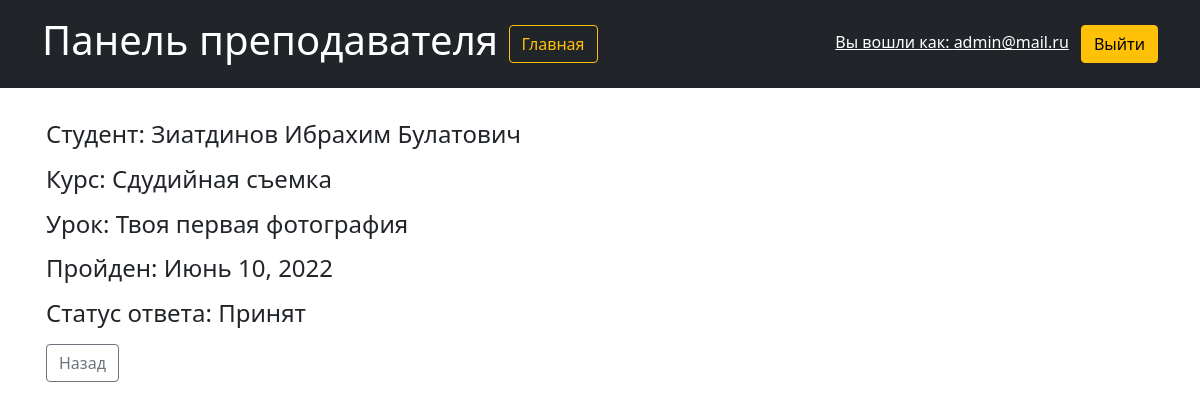
The page /teacher_panel/check_users/1/2/tk/2 (signed in) on the database its author committed.
### users/models.py (models this page shows, shortened)
class User(AbstractUser):
    username = models.CharField(max_length=150, verbose_name='Логин')
    email = models.EmailField(unique=True, blank=True, verbose_name='Электронный адрес')
    patronymic = models.CharField("Отчество", max_length=150)
    first_name = models.CharField("Имя", max_length=150)
    last_name = models.CharField("Фамилия", max_length=150)
    REQUIRED_FIELDS = []
    USERNAME_FIELD = 'email'
    objects = NoUsernameUserManager()

### content/models.py (models this page shows, shortened)
class Course(models.Model):
    name = models.CharField(max_length=100, verbose_name='Наименование')
    photo = models.ImageField(upload_to="course_photo", blank=True)
    description = models.TextField(max_length=1000, blank=True, verbose_name='Описание')
    owner = models.ForeignKey(User, on_delete=models.CASCADE)
    is_draft = models.BooleanField(default=False, blank=True, verbose_name='Отметить как черновик')
    tab_index = models.IntegerField(default=0)

class Lesson(models.Model):
    name = models.CharField(max_length=100, verbose_name='Наименование')
    description = models.TextField(max_length=1000, blank=True, verbose_name='Описание')
    module_id = models.ForeignKey(Module, on_delete=models.CASCADE)
    created = models.DateField(auto_now_add=True)
    stop_lesson = models.BooleanField(default=False)
    tab_index = models.IntegerField(default=0)
    content_type = models.CharField(max_length=2, choices=[('ts', 'test'), ('lc', 'lecture'), ('vd', 'video'), ('tk', 'task')])
    is_draft = models.BooleanField(default=False, verbose_name='Отметить как черновик')
    class Meta:
        abstract = True

class Task(Lesson):
    text = models.TextField()
    response_is_file = models.BooleanField(default=False)

### stud_process/models.py (models this page shows)
class CompletedLessons(models.Model):
    user = models.ForeignKey(User, on_delete=models.CASCADE, verbose_name='Пользователь')
    lesson_type = models.CharField(max_length=2, choices=[('ts', 'test'), ('lc', 'lecture'), ('vd', 'video'), ('tk', 'task')], verbose_name='Тип урока')
    lesson_id = models.IntegerField(verbose_name='ID Урока')
    date = models.DateField(auto_now_add=True, verbose_name='Дата выполнения')

### teacher_panel/views.py (the view)
def check_users_details_lesson(request, user_id, course_id, lesson_type, lesson_id):
    lesson = content_types[lesson_type].objects.get(pk=lesson_id)
    user = User.objects.get(pk=user_id)
    course = Course.objects.get(pk=course_id)
    complete_lesson = CompletedLessons.objects.filter(user=user, lesson_type=lesson_type, lesson_id=lesson_id)
    if complete_lesson:
        complete_lesson = complete_lesson[0]
    else:
        complete_lesson = None
    task_solution = None
    test_result = None
    if lesson_type == 'ts':
        test_result = TestResult.objects.filter(user=user, test=lesson)
        if test_result:
            test_result = test_result[0]
        else:
            test_result = None
    elif lesson_type == 'tk':
        task_solution = TaskSolutions.objects.filter(user=user, task=lesson)
        if task_solution:
            task_solution = task_solution[0]
        else:
            task_solution = None
    return render(request, 'teacher_panel/cu_lesson_details.html',
                  {'user': user, 'course': course, 'lesson': lesson, 'complete_lesson': complete_lesson, 'task_solution': task_solution, 'test_result': test_result})

### teacher_panel/templates/teacher_panel/cu_lesson_details.html (shortened to what this page needs)
{% extends 'teacher_panel/base_teacher_panel.html' %}
{% block content %}
    <p>
        <h4>
        <label for="id_owner">
                Студент:
        </label>
        <label  id="id_owner">
            {{ user.last_name }} {{ user.first_name }} {{ user.patronymic }}
        </label>
        </h4>
    </p>
    <p>
        <h4>
        <label for="course">Курс:</label>
        <label  id="course">
            {{ course.name }}
        </label>
        </h4>
    </p>
    <p>
        <h4>
        <label for="lesson">Урок:</label>
        <label  id="lesson">
            {{ lesson.name }}
        </label>
        </h4>
    </p>
    <p>
        <h4>
        <label for="is_passed">Пройден:</label>
        <label  id="is_passed">
            {% if complete_lesson %}
                {{ complete_lesson.date }}
            {% else %}
                нет
            {% endif %}
        </label>
        </h4>
    </p>
    {% if task_solution %}
    <p>
        <h4>
        <label for="state">Статус ответа:</label>
        <label  id="state">
            {% if task_solution.is_true %}
                Принят
            {% elif task_solution.is_rejected %}
                Откланен
            {% else %}
                не определен
            {% endif %}
        </label>
    </h4>
    </p>
    {% endif %}
    <a href="{% url 'teacher_panel:check_users_details_course' user.id course.id %}"><button class="btn btn-outline-secondary">Назад</button></a>
{% endblock %}

### teacher_panel/templates/teacher_panel/base_teacher_panel.html (shortened to what this page needs)
<head>
    {% load static %}
    <link href="/static/bootstrap/css/bootstrap.css" rel="stylesheet">
</head>
<body>
<header class="p-3 bg-dark text-white">
    <div class="container">
      <div class="d-flex flex-wrap align-items-center justify-content-center justify-content-lg-start position-relative">
          <div>
              <h1>Панель преподавателя <a href="{% url 'home' %}" class="btn btn-outline-warning">Главная</a></h1>
          </div>
        {% if user.is_authenticated %}
          <div class="text-end d-flex flex-wrap align-items-center justify-content-center justify-content-lg-start form position-absolute top-50 end-0 translate-middle-y">
            <form action="{% url 'users:logoutuser' %}" method="POST" style="margin: 0;">
                <a href="{% url 'user_profile' %}" class="link px-2 text-white">Вы вошли как: {{ user.email }}</a>
                <button type="submit" class="btn btn-warning">Выйти</button>
            </form>
          </div>
        {% else %}
            <div class="text-end">
                <a href="{% url 'users:loginuser' %}"> <button type="button" class="btn btn-outline-light me-2">Войти</button> </a>
                <a href="{% url 'users:signupuser' %}" class="btn btn-warning"> Зарегистрироваться</a>
            </div>
        {% endif %}
      </div>
    </div>
  </header>
<div class="container p-3">{% block content %}{% endblock %}</div>
</body>

### teacher_panel/templates/teacher_panel/base_teacher_panel.html (style rules this page uses)
a { text-decoration: none; }

### rows shown on the page
User: email "admin@mail.ru", last_name "Зиатдинов", first_name "Ибрахим", patronymic "Булатович"
Course: name "Сдудийная съемка"
Task: name "Твоя первая фотография"
CompletedLessons: date "Июнь 10, 2022"
